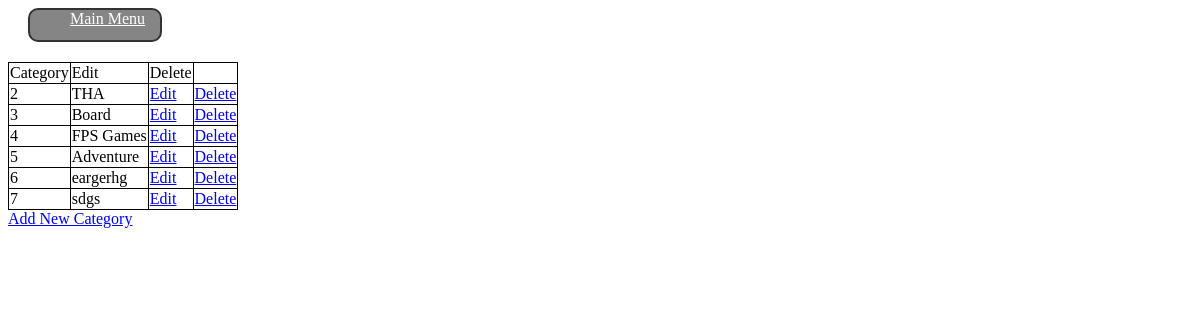
The app's page /admin/category/database_connect.php with its own data.
### tables this page shows
CREATE TABLE IF NOT EXISTS `category` (
  `c_id` bigint(10) NOT NULL AUTO_INCREMENT,
  `cname` varchar(100) NOT NULL,
  PRIMARY KEY (`c_id`)
);

### admin/category/database_connect.php (the view, shortened to what this page needs)
<?
	require_once ('myconfig.php');
	require_once ('menu.php');
	$result = $mydb->query("SELECT * FROM category") or die("There is SQL Statement error");
	$i =0;
	while($row = mysqli_fetch_array($result)){
		$data[$i++] = $row;
		}
	$result = $mydb->query("SELECT COUNT(*) FROM category") or die("There is SQL Statement error");
	$i =0;
	while($row = mysqli_fetch_array($result)){
		$countdata[$i++] = $row;
		}
		$totalrecord = $countdata[0][0];
?>
<html>
<head><title></title></head>
<body>
	<table>
	<tr>
		<td>Category</td>
		<td>Edit</td>
		<td>Delete</td>
	</tr>
		<? for($myrow=0; $myrow <$totalrecord; $myrow++) { ?>
			<tr>
				<td><?= $data[$myrow]['c_id'] ?></a></td>
				<td><?= $data[$myrow]['cname'] ?></td>
				<td><a href="edit.php?cid=<?= $data[$myrow]['c_id']?>">Edit</a></td>
				<td><a href="delete.php?cid=<?= $data[$myrow]['c_id']?> "onclick="return confirm('Do you really want to delete?')">Delete</a></td>
			</tr>
		<? } ?>
	</table>
			<a href= "newcategory.php">Add New Category</a>
</body>
</html>

### admin/category/database_connect.php (style rules this page uses)
table,th,td { border-collapse:collapse; border:1px solid black; }

### records on screen
category: c_id "2", cname "THA"
category: c_id "3", cname "Board"
category: c_id "4", cname "FPS Games"
category: c_id "5", cname "Adventure"
category: c_id "6", cname "eargerhg"
category: c_id "7", cname "sdgs"
